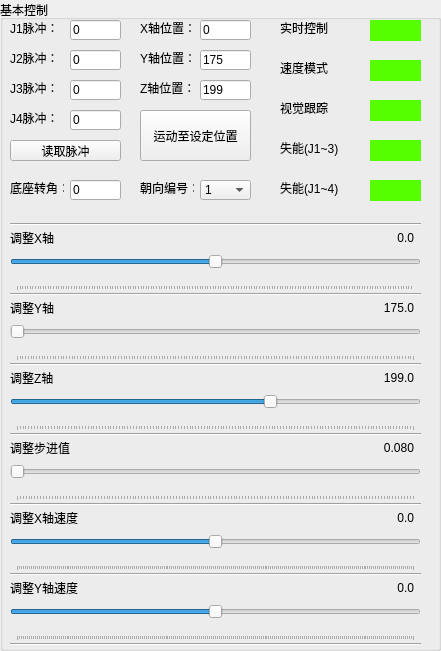
           <widget class="QGroupBox" name="groupBox">
            <property name="geometry">
             <rect>
              <x>10</x>
              <y>10</y>
              <width>441</width>
              <height>651</height>
             </rect>
            </property>
            <property name="title">
             <string>基本控制</string>
            </property>
            <widget class="QLabel" name="label_25">
             <property name="geometry">
              <rect>
               <x>10</x>
               <y>580</y>
               <width>71</width>
               <height>16</height>
              </rect>
             </property>
             <property name="text">
              <string>调整Y轴速度</string>
             </property>
            </widget>
            <widget class="QLabel" name="label_8">
             <property name="geometry">
              <rect>
               <x>140</x>
               <y>180</y>
               <width>54</width>
               <height>16</height>
              </rect>
             </property>
             <property name="text">
              <string>朝向编号：</string>
             </property>
            </widget>
            <widget class="QLineEdit" name="entryR_j3Clk">
             <property name="geometry">
              <rect>
               <x>70</x>
               <y>80</y>
               <width>51</width>
               <height>20</height>
              </rect>
             </property>
             <property name="text">
              <string>0</string>
             </property>
             <property name="readOnly">
              <bool>true</bool>
             </property>
            </widget>
            <widget class="QLineEdit" name="entryR_j1Clk">
             <property name="geometry">
              <rect>
               <x>70</x>
               <y>20</y>
               <width>51</width>
               <height>20</height>
              </rect>
             </property>
             <property name="text">
              <string>0</string>
             </property>
             <property name="readOnly">
              <bool>true</bool>
             </property>
            </widget>
            <widget class="QLabel" name="label_4">
             <property name="geometry">
              <rect>
               <x>10</x>
               <y>20</y>
               <width>54</width>
               <height>16</height>
              </rect>
             </property>
             <property name="text">
              <string>J1脉冲：</string>
             </property>
            </widget>
            <widget class="QSlider" name="slider_xPos">
             <property name="geometry">
              <rect>
               <x>10</x>
               <y>240</y>
               <width>411</width>
               <height>51</height>
              </rect>
             </property>
             <property name="minimum">
              <number>-2000</number>
             </property>
             <property name="maximum">
              <number>2000</number>
             </property>
             <property name="pageStep">
              <number>1</number>
             </property>
             <property name="orientation">
              <enum>Qt::Orientation::Horizontal</enum>
             </property>
             <property name="invertedAppearance">
              <bool>false</bool>
             </property>
             <property name="tickPosition">
              <enum>QSlider::TickPosition::TicksBelow</enum>
             </property>
             <property name="tickInterval">
              <number>26</number>
             </property>
            </widget>
            <widget class="QSwitchButton" name="sw_realTime" native="true">
             <property name="geometry">
              <rect>
               <x>370</x>
               <y>20</y>
               <width>51</width>
               <height>21</height>
              </rect>
             </property>
             <property name="styleSheet">
              <string notr="true">background-color: rgb(85, 255, 0);</string>
             </property>
            </widget>
            <widget class="QSlider" name="slider_zPos">
             <property name="geometry">
              <rect>
               <x>10</x>
               <y>380</y>
               <width>411</width>
               <height>51</height>
              </rect>
             </property>
             <property name="minimum">
              <number>200</number>
             </property>
             <property name="maximum">
              <number>3000</number>
             </property>
             <property name="pageStep">
              <number>1</number>
             </property>
             <property name="sliderPosition">
              <number>1990</number>
             </property>
             <property name="orientation">
              <enum>Qt::Orientation::Horizontal</enum>
             </property>
             <property name="invertedAppearance">
              <bool>false</bool>
             </property>
             <property name="tickPosition">
              <enum>QSlider::TickPosition::TicksBelow</enum>
             </property>
             <property name="tickInterval">
              <number>20</number>
             </property>
            </widget>
            <widget class="QSlider" name="slider_speedX">
             <property name="geometry">
              <rect>
               <x>10</x>
               <y>520</y>
               <width>411</width>
               <height>51</height>
              </rect>
             </property>
             <property name="minimum">
              <number>-20000</number>
             </property>
             <property name="maximum">
              <number>20000</number>
             </property>
             <property name="singleStep">
              <number>10</number>
             </property>
             <property name="pageStep">
              <number>100</number>
             </property>
             <property name="orientation">
              <enum>Qt::Orientation::Horizontal</enum>
             </property>
             <property name="invertedAppearance">
              <bool>false</bool>
             </property>
             <property name="tickPosition">
              <enum>QSlider::TickPosition::TicksBelow</enum>
             </property>
             <property name="tickInterval">
              <number>200</number>
             </property>
            </widget>
            <widget class="QLineEdit" name="entry_zPos">
             <property name="geometry">
              <rect>
               <x>200</x>
               <y>80</y>
               <width>51</width>
               <height>20</height>
              </rect>
             </property>
             <property name="text">
              <string>199</string>
             </property>
            </widget>
            <widget class="QSlider" name="slider_stepSize">
             <property name="geometry">
              <rect>
               <x>10</x>
               <y>450</y>
               <width>411</width>
               <height>51</height>
              </rect>
             </property>
             <property name="minimum">
              <number>80</number>
             </property>
             <property name="maximum">
              <number>2000</number>
             </property>
             <property name="pageStep">
              <number>1</number>
             </property>
             <property name="orientation">
              <enum>Qt::Orientation::Horizontal</enum>
             </property>
             <property name="invertedAppearance">
              <bool>false</bool>
             </property>
             <property name="tickPosition">
              <enum>QSlider::TickPosition::TicksBelow</enum>
             </property>
             <property name="tickInterval">
              <number>14</number>
             </property>
            </widget>
            <widget class="QLabel" name="label_3">
             <property name="geometry">
              <rect>
               <x>140</x>
               <y>80</y>
               <width>54</width>
               <height>16</height>
              </rect>
             </property>
             <property name="text">
              <string>Z轴位置：</string>
             </property>
            </widget>
            <widget class="QLabel" name="label">
             <property name="geometry">
              <rect>
               <x>140</x>
               <y>20</y>
               <width>54</width>
               <height>16</height>
              </rect>
             </property>
             <property name="text">
              <string>X轴位置：</string>
             </property>
            </widget>
            <widget class="QLabel" name="label_22">
             <property name="geometry">
              <rect>
               <x>10</x>
               <y>510</y>
               <width>71</width>
               <height>16</height>
              </rect>
             </property>
             <property name="text">
              <string>调整X轴速度</string>
             </property>
            </widget>
            <widget class="QLineEdit" name="entryR_j2Clk">
             <property name="geometry">
              <rect>
               <x>70</x>
               <y>50</y>
               <width>51</width>
               <height>20</height>
              </rect>
             </property>
             <property name="text">
              <string>0</string>
             </property>
             <property name="readOnly">
              <bool>true</bool>
             </property>
            </widget>
            <widget class="QLabel" name="label_7">
             <property name="geometry">
              <rect>
               <x>10</x>
               <y>180</y>
               <width>54</width>
               <height>16</height>
              </rect>
             </property>
             <property name="text">
              <string>底座转角：</string>
             </property>
            </widget>
            <widget class="QLabel" name="label_6">
             <property name="geometry">
              <rect>
               <x>10</x>
               <y>80</y>
               <width>54</width>
               <height>16</height>
              </rect>
             </property>
             <property name="text">
              <string>J3脉冲：</string>
             </property>
            </widget>
            <widget class="QSwitchButton" name="sw_disEnJ14" native="true">
             <property name="geometry">
              <rect>
               <x>370</x>
               <y>180</y>
               <width>51</width>
               <height>21</height>
              </rect>
             </property>
             <property name="styleSheet">
              <string notr="true">background-color: rgb(85, 255, 0);</string>
             </property>
            </widget>
            <widget class="QSlider" name="slider_speedY">
             <property name="geometry">
              <rect>
               <x>10</x>
               <y>590</y>
               <width>411</width>
               <height>51</height>
              </rect>
             </property>
             <property name="minimum">
              <number>-20000</number>
             </property>
             <property name="maximum">
              <number>20000</number>
             </property>
             <property name="singleStep">
              <number>10</number>
             </property>
             <property name="pageStep">
              <number>100</number>
             </property>
             <property name="orientation">
              <enum>Qt::Orientation::Horizontal</enum>
             </property>
             <property name="invertedAppearance">
              <bool>false</bool>
             </property>
             <property name="tickPosition">
              <enum>QSlider::TickPosition::TicksBelow</enum>
             </property>
             <property name="tickInterval">
              <number>200</number>
             </property>
            </widget>
            <widget class="QLabel" name="label_2">
             <property name="geometry">
              <rect>
               <x>140</x>
               <y>50</y>
               <width>54</width>
               <height>16</height>
              </rect>
             </property>
             <property name="text">
              <string>Y轴位置：</string>
             </property>
            </widget>
            <widget class="QLabel" name="label_10">
             <property name="geometry">
              <rect>
               <x>280</x>
               <y>60</y>
               <width>54</width>
               <height>16</height>
              </rect>
             </property>
             <property name="text">
              <string>速度模式</string>
             </property>
            </widget>
            <widget class="QLabel" name="label_5">
             <property name="geometry">
              <rect>
               <x>10</x>
               <y>50</y>
               <width>54</width>
               <height>16</height>
              </rect>
             </property>
             <property name="text">
              <string>J2脉冲：</string>
             </property>
            </widget>
            <widget class="QLabel" name="label_11">
             <property name="geometry">
              <rect>
               <x>280</x>
               <y>140</y>
               <width>71</width>
               <height>16</height>
              </rect>
             </property>
             <property name="text">
              <string>失能(J1~3)</string>
             </property>
            </widget>
            <widget class="QLabel" name="label_21">
             <property name="geometry">
              <rect>
               <x>10</x>
               <y>440</y>
               <width>71</width>
               <height>16</height>
              </rect>
             </property>
             <property name="text">
              <string>调整步进值</string>
             </property>
            </widget>
            <widget class="QSwitchButton" name="sw_tracking" native="true">
             <property name="geometry">
              <rect>
               <x>370</x>
               <y>100</y>
               <width>51</width>
               <height>21</height>
              </rect>
             </property>
             <property name="styleSheet">
              <string notr="true">background-color: rgb(85, 255, 0);</string>
             </property>
            </widget>
            <widget class="QLineEdit" name="entry_yPos">
             <property name="geometry">
              <rect>
               <x>200</x>
               <y>50</y>
               <width>51</width>
               <height>20</height>
              </rect>
             </property>
             <property name="text">
              <string>175</string>
             </property>
            </widget>
            <widget class="QLabel" name="label_9">
             <property name="geometry">
              <rect>
               <x>280</x>
               <y>20</y>
               <width>54</width>
               <height>16</height>
              </rect>
             </property>
             <property name="text">
              <string>实时控制</string>
             </property>
            </widget>
            <widget class="QLabel" name="label_13">
             <property name="geometry">
              <rect>
               <x>280</x>
               <y>100</y>
               <width>54</width>
               <height>16</height>
              </rect>
             </property>
             <property name="text">
              <string>视觉跟踪</string>
             </property>
            </widget>
            <widget class="QSwitchButton" name="sw_speedMode" native="true">
             <property name="geometry">
              <rect>
               <x>370</x>
               <y>60</y>
               <width>51</width>
               <height>21</height>
              </rect>
             </property>
             <property name="styleSheet">
              <string notr="true">background-color: rgb(85, 255, 0);</string>
             </property>
            </widget>
            <widget class="QLabel" name="label_17">
             <property name="geometry">
              <rect>
               <x>10</x>
               <y>300</y>
               <width>54</width>
               <height>16</height>
              </rect>
             </property>
             <property name="text">
              <string>调整Y轴</string>
             </property>
            </widget>
            <widget class="QLineEdit" name="entry_xPos">
             <property name="geometry">
              <rect>
               <x>200</x>
               <y>20</y>
               <width>51</width>
               <height>20</height>
              </rect>
             </property>
             <property name="text">
              <string>0</string>
             </property>
            </widget>
            <widget class="QLineEdit" name="entryR_alpha0">
             <property name="geometry">
              <rect>
               <x>70</x>
               <y>180</y>
               <width>51</width>
               <height>20</height>
              </rect>
             </property>
             <property name="text">
              <string>0</string>
             </property>
             <property name="readOnly">
              <bool>true</bool>
             </property>
            </widget>
            <widget class="QLabel" name="label_18">
             <property name="geometry">
              <rect>
               <x>10</x>
               <y>370</y>
               <width>54</width>
               <height>16</height>
              </rect>
             </property>
             <property name="text">
              <string>调整Z轴</string>
             </property>
            </widget>
            <widget class="QSlider" name="slider_yPos">
             <property name="geometry">
              <rect>
               <x>10</x>
               <y>310</y>
               <width>411</width>
               <height>51</height>
              </rect>
             </property>
             <property name="minimum">
              <number>1750</number>
             </property>
             <property name="maximum">
              <number>4650</number>
             </property>
             <property name="pageStep">
              <number>1</number>
             </property>
             <property name="orientation">
              <enum>Qt::Orientation::Horizontal</enum>
             </property>
             <property name="invertedAppearance">
              <bool>false</bool>
             </property>
             <property name="tickPosition">
              <enum>QSlider::TickPosition::TicksBelow</enum>
             </property>
             <property name="tickInterval">
              <number>20</number>
             </property>
            </widget>
            <widget class="QPushButton" name="btn_readClk">
             <property name="geometry">
              <rect>
               <x>10</x>
               <y>140</y>
               <width>111</width>
               <height>21</height>
              </rect>
             </property>
             <property name="text">
              <string>读取脉冲</string>
             </property>
            </widget>
            <widget class="QLabel" name="label_14">
             <property name="geometry">
              <rect>
               <x>10</x>
               <y>230</y>
               <width>54</width>
               <height>16</height>
              </rect>
             </property>
             <property name="text">
              <string>调整X轴</string>
             </property>
            </widget>
            <widget class="QPushButton" name="btn_mToSet">
             <property name="geometry">
              <rect>
               <x>140</x>
               <y>110</y>
               <width>111</width>
               <height>51</height>
              </rect>
             </property>
             <property name="text">
              <string>运动至设定位置</string>
             </property>
            </widget>
            <widget class="QLabel" name="label_12">
             <property name="geometry">
              <rect>
               <x>280</x>
               <y>180</y>
               <width>71</width>
               <height>16</height>
              </rect>
             </property>
             <property name="text">
              <string>失能(J1~4)</string>
             </property>
            </widget>
            <widget class="QSwitchButton" name="sw_disEnJ13" native="true">
             <property name="geometry">
              <rect>
               <x>370</x>
               <y>140</y>
               <width>51</width>
               <height>21</height>
              </rect>
             </property>
             <property name="styleSheet">
              <string notr="true">background-color: rgb(85, 255, 0);</string>
             </property>
            </widget>
            <widget class="QComboBox" name="cBox_armDir">
             <property name="geometry">
              <rect>
               <x>200</x>
               <y>180</y>
               <width>51</width>
               <height>20</height>
              </rect>
             </property>
             <item>
              <property name="text">
               <string>1</string>
              </property>
             </item>
             <item>
              <property name="text">
               <string>2</string>
              </property>
             </item>
             <item>
              <property name="text">
               <string>3</string>
              </property>
             </item>
             <item>
              <property name="text">
               <string>4</string>
              </property>
             </item>
            </widget>
            <widget class="Line" name="line_5">
             <property name="geometry">
              <rect>
               <x>10</x>
               <y>286</y>
               <width>411</width>
               <height>16</height>
              </rect>
             </property>
             <property name="orientation">
              <enum>Qt::Orientation::Horizontal</enum>
             </property>
            </widget>
            <widget class="Line" name="line_6">
             <property name="geometry">
              <rect>
               <x>10</x>
               <y>356</y>
               <width>411</width>
               <height>16</height>
              </rect>
             </property>
             <property name="orientation">
              <enum>Qt::Orientation::Horizontal</enum>
             </property>
            </widget>
            <widget class="Line" name="line_7">
             <property name="geometry">
              <rect>
               <x>10</x>
               <y>426</y>
               <width>411</width>
               <height>16</height>
              </rect>
             </property>
             <property name="orientation">
              <enum>Qt::Orientation::Horizontal</enum>
             </property>
            </widget>
            <widget class="Line" name="line_8">
             <property name="geometry">
              <rect>
               <x>10</x>
               <y>496</y>
               <width>411</width>
               <height>16</height>
              </rect>
             </property>
             <property name="orientation">
              <enum>Qt::Orientation::Horizontal</enum>
             </property>
            </widget>
            <widget class="Line" name="line_9">
             <property name="geometry">
              <rect>
               <x>10</x>
               <y>566</y>
               <width>411</width>
               <height>16</height>
              </rect>
             </property>
             <property name="orientation">
              <enum>Qt::Orientation::Horizontal</enum>
             </property>
            </widget>
            <widget class="Line" name="line_10">
             <property name="geometry">
              <rect>
               <x>10</x>
               <y>216</y>
               <width>411</width>
               <height>16</height>
              </rect>
             </property>
             <property name="styleSheet">
              <string notr="true"/>
             </property>
             <property name="orientation">
              <enum>Qt::Orientation::Horizontal</enum>
             </property>
            </widget>
            <widget class="Line" name="line_11">
             <property name="geometry">
              <rect>
               <x>10</x>
               <y>636</y>
               <width>411</width>
               <height>16</height>
              </rect>
             </property>
             <property name="orientation">
              <enum>Qt::Orientation::Horizontal</enum>
             </property>
            </widget>
            <widget class="QLabel" name="label_slider_xPos">
             <property name="geometry">
              <rect>
               <x>360</x>
               <y>230</y>
               <width>54</width>
               <height>16</height>
              </rect>
             </property>
             <property name="text">
              <string>0.0</string>
             </property>
             <property name="alignment">
              <set>Qt::AlignmentFlag::AlignRight|Qt::AlignmentFlag::AlignTrailing|Qt::AlignmentFlag::AlignVCenter</set>
             </property>
            </widget>
            <widget class="QLabel" name="label_slider_yPos">
             <property name="geometry">
              <rect>
               <x>360</x>
               <y>300</y>
               <width>54</width>
               <height>16</height>
              </rect>
             </property>
             <property name="text">
              <string>175.0</string>
             </property>
             <property name="alignment">
              <set>Qt::AlignmentFlag::AlignRight|Qt::AlignmentFlag::AlignTrailing|Qt::AlignmentFlag::AlignVCenter</set>
             </property>
            </widget>
            <widget class="QLabel" name="label_slider_zPos">
             <property name="geometry">
              <rect>
               <x>360</x>
               <y>370</y>
               <width>54</width>
               <height>16</height>
              </rect>
             </property>
             <property name="text">
              <string>199.0</string>
             </property>
             <property name="alignment">
              <set>Qt::AlignmentFlag::AlignRight|Qt::AlignmentFlag::AlignTrailing|Qt::AlignmentFlag::AlignVCenter</set>
             </property>
            </widget>
            <widget class="QLabel" name="label_slider_stepSize">
             <property name="geometry">
              <rect>
               <x>360</x>
               <y>440</y>
               <width>54</width>
               <height>16</height>
              </rect>
             </property>
             <property name="text">
              <string>0.080</string>
             </property>
             <property name="alignment">
              <set>Qt::AlignmentFlag::AlignRight|Qt::AlignmentFlag::AlignTrailing|Qt::AlignmentFlag::AlignVCenter</set>
             </property>
            </widget>
            <widget class="QLabel" name="label_slider_speedX">
             <property name="geometry">
              <rect>
               <x>360</x>
               <y>510</y>
               <width>54</width>
               <height>16</height>
              </rect>
             </property>
             <property name="text">
              <string>0.0</string>
             </property>
             <property name="alignment">
              <set>Qt::AlignmentFlag::AlignRight|Qt::AlignmentFlag::AlignTrailing|Qt::AlignmentFlag::AlignVCenter</set>
             </property>
            </widget>
            <widget class="QLabel" name="label_slider_speedY">
             <property name="geometry">
              <rect>
               <x>360</x>
               <y>580</y>
               <width>54</width>
               <height>16</height>
              </rect>
             </property>
             <property name="text">
              <string>0.0</string>
             </property>
             <property name="alignment">
              <set>Qt::AlignmentFlag::AlignRight|Qt::AlignmentFlag::AlignTrailing|Qt::AlignmentFlag::AlignVCenter</set>
             </property>
            </widget>
            <widget class="QLineEdit" name="entryR_j4Clk">
             <property name="geometry">
              <rect>
               <x>70</x>
               <y>110</y>
               <width>51</width>
               <height>20</height>
              </rect>
             </property>
             <property name="text">
              <string>0</string>
             </property>
             <property name="readOnly">
              <bool>true</bool>
             </property>
            </widget>
            <widget class="QLabel" name="label_15">
             <property name="geometry">
              <rect>
               <x>10</x>
               <y>110</y>
               <width>54</width>
               <height>16</height>
              </rect>
             </property>
             <property name="text">
              <string>J4脉冲：</string>
             </property>
            </widget>
           </widget>
